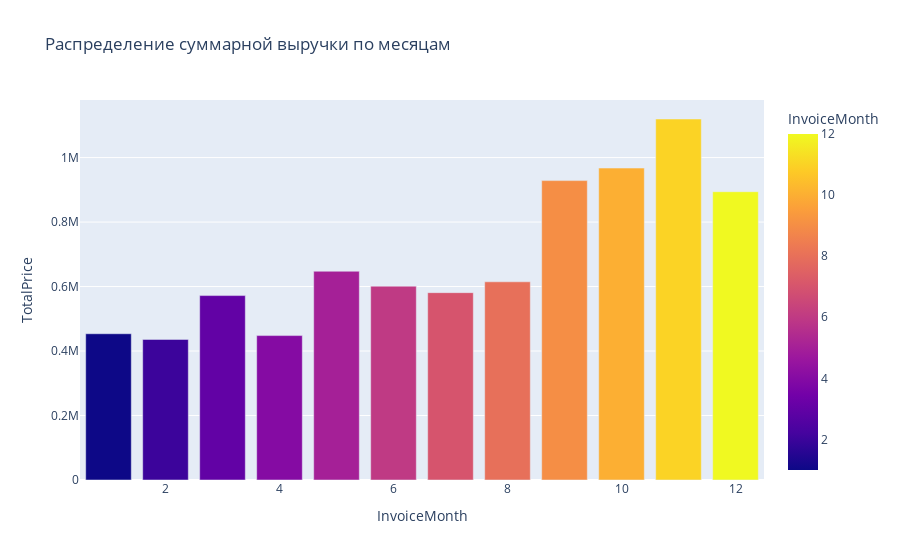

The cell this chart's notebook holds for it:
### Code cell
mask_month_totalprice = data.groupby(by=['InvoiceMonth'], as_index=False)['TotalPrice'].sum().sort_values(by='TotalPrice', ascending=False)

histplot = px.bar(mask_month_totalprice, x='InvoiceMonth', y='TotalPrice', color='InvoiceMonth', title='Распределение суммарной выручки по месяцам')
histplot.show()

### Figure 1 — Plotly figure (JSON) as saved in the notebook; plotly's stock layout.template omitted (floating-point values rounded to 4 significant figures)
{"data": [{"alignmentgroup": "True", "hovertemplate": "InvoiceMonth=%{marker.color}<br>TotalPrice=%{y}<extra></extra>", "legendgroup": "", "marker": {"color": [11, 10, 9, 12, 5, 8, 6, 7, 3, 1, 4, 2], "coloraxis": "coloraxis", "pattern": {"shape": ""}}, "name": "", "offsetgroup": "", "orientation": "v", "showlegend": false, "textposition": "auto", "type": "bar", "x": [11, 10, 9, 12, 5, 8, 6, 7, 3, 1, 4, 2], "xaxis": "x", "y": [1120000.0, 967400.0, 928600.0, 894100.0, 647400.0, 614700.0, 601200.0, 581000.0, 571900.0, 453600.0, 447900.0, 436000.0], "yaxis": "y"}], "layout": {"barmode": "relative", "coloraxis": {"colorbar": {"title": {"text": "InvoiceMonth"}}, "colorscale": [[0, "#0d0887"], [0.1111, "#46039f"], [0.2222, "#7201a8"], [0.3333, "#9c179e"], [0.4444, "#bd3786"], [0.5556, "#d8576b"], [0.6667, "#ed7953"], [0.7778, "#fb9f3a"], [0.8889, "#fdca26"], [1, "#f0f921"]]}, "legend": {"tracegroupgap": 0}, "title": {"text": "Распределение суммарной выручки по месяцам"}, "xaxis": {"anchor": "y", "domain": [0, 1], "title": {"text": "InvoiceMonth"}}, "yaxis": {"anchor": "x", "domain": [0, 1], "title": {"text": "TotalPrice"}}}}
